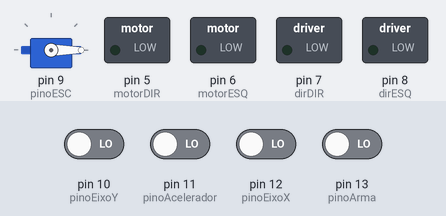
A sketch run on a simulated Arduino Uno, built with avr-gcc and run on an emulated ATmega328P. On the bench: servo, switched loads named in the sketch (green lamp = pin HIGH). The test bench sets the inputs (shaded band); at power-on: pin 10 (pinoEixoY), pin 11 (pinoAcelerador), pin 12 (pinoEixoX), pin 13 (pinoArma) LOW.

Above: at 0.1 s.
At 0.6 s:
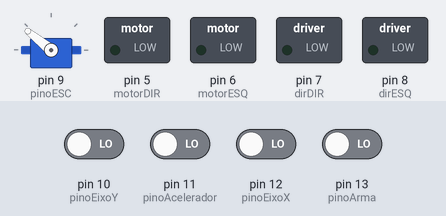
At 1.6 s:
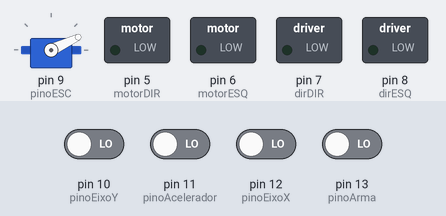
Timing chart, 0 to 3.1 s (numbered marks = the images above):
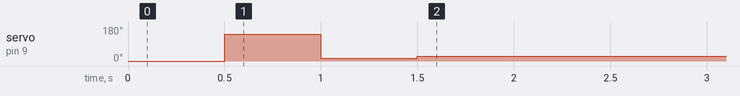

The sketch:

Robo_combate2.ino
```cpp
#include <Servo.h> //para acionar o esc


//#define MAX_SPEED             255 // max motor speed
int MAX_SPEED;
#define PULSE_WIDTH_DEADBAND   5 // pulse width difference from 1500 us (microseconds) to ignore (to compensate for control centering offset)
#define PULSE_WIDTH_RANGE     45 // pulse width difference from 1500 us to be treated as full scale input (for example, a value of 350 means
                                  //   any pulse width <= 1150 us or >= 1850 us is considered full scale)
//pino do driver
const int motorDIR = 5;
const int motorESQ = 6;
const int dirDIR = 7;
const int dirESQ = 8;
const bool frente = LOW;
const bool tras = HIGH;

int velocidadeMaxima = 240;
int velocidadeMedia = 127;
int velocidadeNula = 0;


//ARMA
const int pinoESC = 9;
int valor = 0;
Servo ESC;


//Controle

 int EixoY=0;
 int Acelerador=0;
 int EixoX=0;
 int Arma=0;

const int pinoEixoY = 10;
const int pinoAcelerador = 11;
const int pinoEixoX = 12;
const int pinoArma = 13;


void setup()
{
  Serial.begin(9600);

    // configurando controle

    pinMode (pinoEixoY, INPUT);
    pinMode (pinoAcelerador, INPUT);
    pinMode (pinoEixoX, INPUT);
    pinMode (pinoArma, INPUT);


    // Pinos do Driver:

    pinMode(motorDIR, OUTPUT);
    pinMode(motorESQ, OUTPUT);
    pinMode(dirDIR, OUTPUT);
    pinMode(dirESQ, OUTPUT);
    pinMode(pinoESC, OUTPUT);

    // Rotina de Inicialização do ESC

    ESC.attach(pinoESC);
    ESC.writeMicroseconds(0);
    delay(500);
    ESC.writeMicroseconds(2000);
    delay(500);
    ESC.writeMicroseconds(700);
    delay(500);
    ESC.writeMicroseconds(800);


 }
 int left_speed,right_speed;

void loop()
{
    //recebe canais

    EixoY = (pulseIn (pinoEixoY, HIGH, 100000))/10 - 150;
    Acelerador = (pulseIn (pinoAcelerador, HIGH, 100000))/10;
    EixoX = (pulseIn (pinoEixoX, HIGH, 100000))/10 - 150;
    Arma = (pulseIn (pinoArma, HIGH, 100000))/10;


    if (Arma < 150)
      ESC.writeMicroseconds(800);
    else
      ESC.writeMicroseconds(2000);

    MAX_SPEED = map(Acelerador,97,199,0,255);
    MAX_SPEED = constrain(MAX_SPEED,0,255);

    if(abs(EixoY)<=5)
      EixoY = 0;
    if(abs(EixoX)<=5)
      EixoX = 0;


    right_speed = ((long)EixoY * MAX_SPEED / PULSE_WIDTH_RANGE) - ((long)EixoX * MAX_SPEED / PULSE_WIDTH_RANGE);
    left_speed = ((long)EixoY * MAX_SPEED / PULSE_WIDTH_RANGE) + ((long)EixoX * MAX_SPEED / PULSE_WIDTH_RANGE);


    if(left_speed < 0){
      left_speed = abs(left_speed);
      digitalWrite(dirESQ, tras);
//      Serial.print("tras");
//      Serial.print("\t");
    }else{
      digitalWrite(dirESQ, frente);
//      Serial.print("frente");
//      Serial.print("\t");
    }

    if(right_speed < 0){
      right_speed = abs(right_speed);
      digitalWrite(dirDIR, tras);
//      Serial.print("tras");
//      Serial.print("\t");
    }else{
      digitalWrite(dirDIR, frente);
//      Serial.print("frente");
//      Serial.print("\t");
    }

    right_speed = constrain(right_speed,0,MAX_SPEED);
    left_speed = constrain(left_speed,0,MAX_SPEED);


//    Serial.print(right_speed);
//    Serial.print("\t");
//    Serial.println(left_speed);
    analogWrite(motorDIR, right_speed);
    analogWrite(motorESQ, left_speed);


    /*
    delay(3000);


    delay(3000);

    digitalWrite(dirDIR, frente);
    digitalWrite(dirESQ, frente);
    analogWrite(motorDIR, 240);
    analogWrite(motorESQ, 0);

    delay(3000);


    digitalWrite(dirDIR, frente);
    digitalWrite(dirESQ, frente);
    analogWrite(motorDIR, 0);
    analogWrite(motorESQ, 240);

    delay(3000);

    digitalWrite(dirDIR, tras);
    digitalWrite(dirESQ, tras);
    analogWrite(motorDIR, 240);
    analogWrite(motorESQ, 0);

    delay(3000);

    digitalWrite(dirDIR, tras);
    digitalWrite(dirESQ, tras);
    analogWrite(motorDIR, 0);
    analogWrite(motorESQ, 240);

    delay(3000);

    digitalWrite(dirDIR, tras);
    digitalWrite(dirESQ, tras);
    analogWrite(motorDIR, 0);
    analogWrite(motorESQ, 0);

    delay(3000);
    */
}
```
